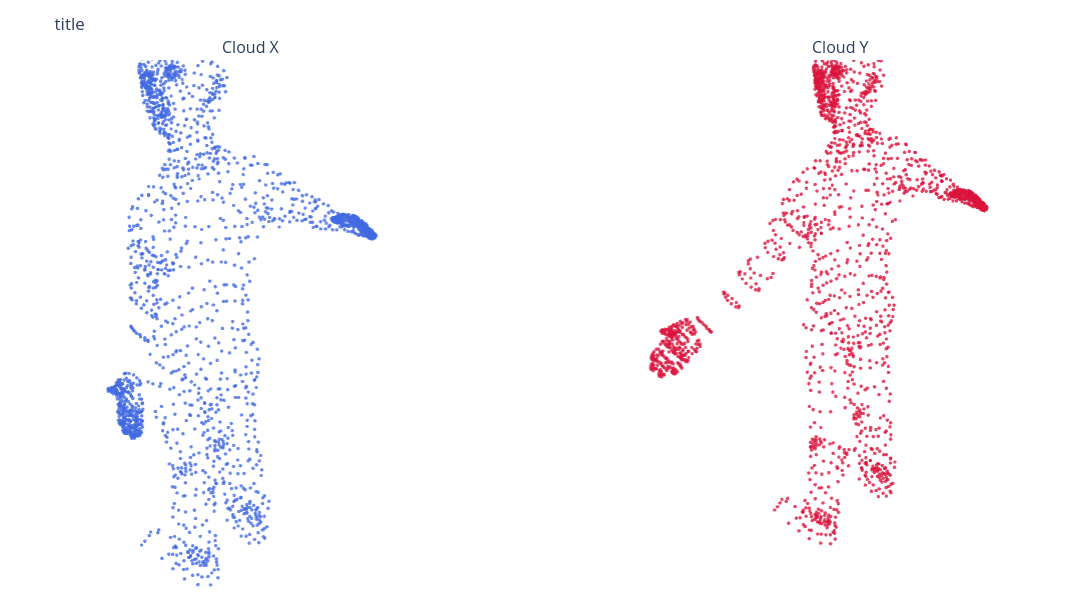

Write notebook code for a chart like this one.
### Markdown cell above
# $\text{Refined Simultaneous Clustering}$ ($\text{RSC}$) 
### Load and plot point clouds $X$ and $Y$ from the CAPOD dataset

### Code cell
path_X = "../Data/CAPOD/class1/m1.obj"
path_Y = "../Data/CAPOD/class1/m2.obj"
X, Y = create_3D_clouds(path_X, path_Y)


# Uncomment and run the following line to visualize the point clouds in an interactive 3D plotly figure
plot_3D_point_clouds_side_by_side(X, Y)

### Figure 1 — Plotly figure (JSON) as saved in the notebook; plotly's stock layout.template omitted (floating-point values rounded to 4 significant figures; data arrays with more than 128 entries replaced by an {"elided": "..."} marker saying what was removed)
{"data": [{"marker": {"color": "royalblue", "opacity": 0.8, "size": 2}, "mode": "markers", "scene": "scene", "type": "scatter3d", "x": {"elided": "1926 float values"}, "y": {"elided": "1926 float values"}, "z": {"elided": "1926 float values"}}, {"marker": {"color": "crimson", "opacity": 0.8, "size": 2}, "mode": "markers", "scene": "scene2", "type": "scatter3d", "x": {"elided": "1926 float values"}, "y": {"elided": "1926 float values"}, "z": {"elided": "1926 float values"}}], "layout": {"annotations": [{"font": {"size": 16}, "showarrow": false, "text": "Cloud X", "x": 0.225, "xanchor": "center", "xref": "paper", "y": 1, "yanchor": "bottom", "yref": "paper"}, {"font": {"size": 16}, "showarrow": false, "text": "Cloud Y", "x": 0.775, "xanchor": "center", "xref": "paper", "y": 1, "yanchor": "bottom", "yref": "paper"}], "height": 600, "legend": {"itemsizing": "constant"}, "margin": {"b": 10, "l": 10, "r": 10, "t": 60}, "scene": {"aspectmode": "data", "bgcolor": "rgba(0,0,0,0)", "domain": {"x": [0, 0.45], "y": [0, 1]}, "xaxis": {"showgrid": false, "showline": false, "showticklabels": false, "visible": false, "zeroline": false}, "yaxis": {"showgrid": false, "showline": false, "showticklabels": false, "visible": false, "zeroline": false}, "zaxis": {"showgrid": false, "showline": false, "showticklabels": false, "visible": false, "zeroline": false}}, "scene2": {"aspectmode": "data", "bgcolor": "rgba(0,0,0,0)", "domain": {"x": [0.55, 1], "y": [0, 1]}, "xaxis": {"showgrid": false, "showline": false, "showticklabels": false, "visible": false, "zeroline": false}, "yaxis": {"showgrid": false, "showline": false, "showticklabels": false, "visible": false, "zeroline": false}, "zaxis": {"showgrid": false, "showline": false, "showticklabels": false, "visible": false, "zeroline": false}}, "showlegend": false, "title": {"text": "title"}, "width": 1200}}
